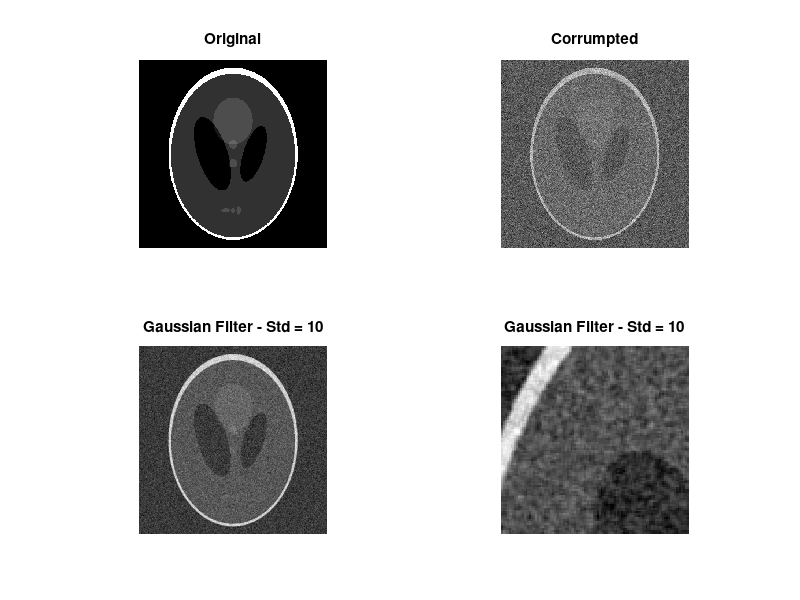
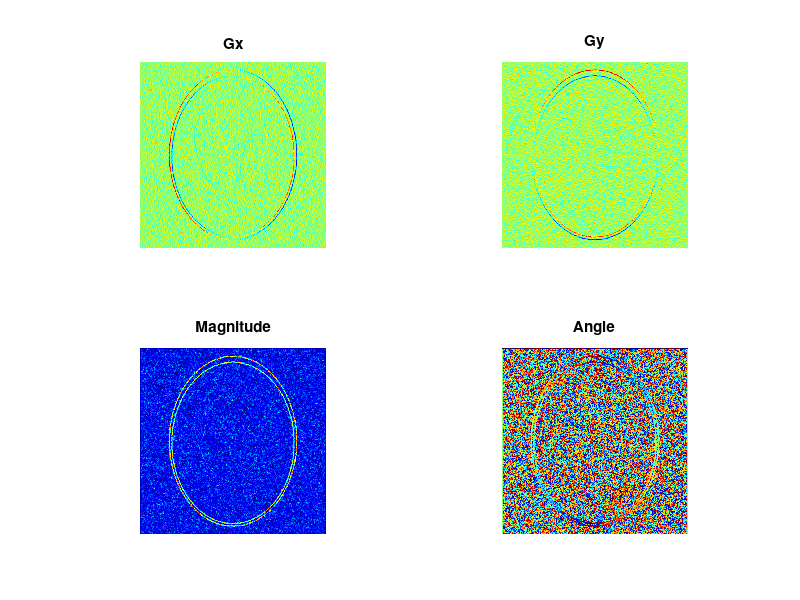
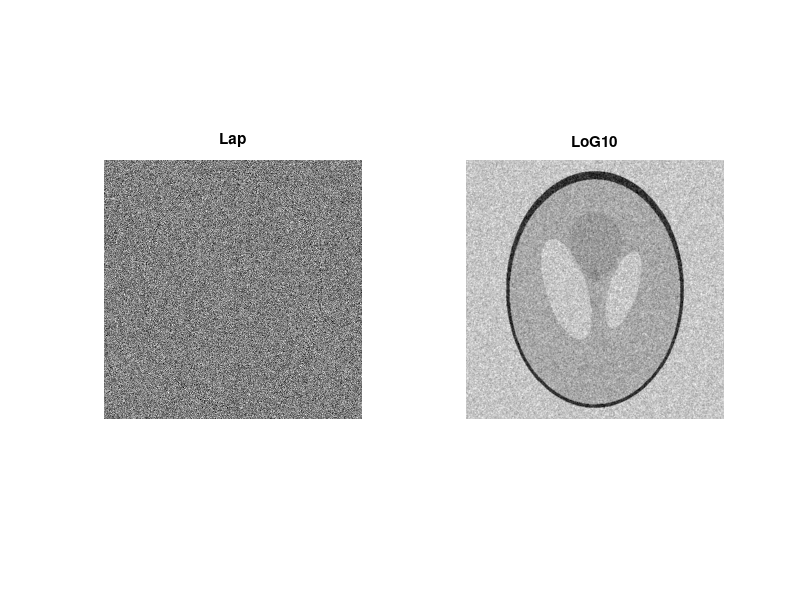

Write the MATLAB code that produced these figures, in order.
%% Computer Aided Medical Procedures II - Ss2010
%% Filtering

%% Exercise 1: Basic filtering in the spatial domain

clear all; close all; 

%%-----------------------------------------------------------------------%%
%% A. Create the shape logan phantom 512x512 
sx = 512; sy = 512; % Size of the image
SL = phantom('Modified Shepp-Logan',512);
%% And add some normal noise, with standard deviation of 0.25 and 0 mean (randn)
SLn = SL + 0.25 .* randn(sx,sy);

%%-----------------------------------------------------------------------%%
%% B. Smoothing
%% B.1. Create the average filter M_a of size 2*N+1, with N ranging from 1 to 5
%% And define the bordering conditions set to 'mirror';
%% Apply the filter to the noisy version of the image using convn
%% And compare the output SLn_f to the original image
disp('1.1 Average Smoothing')
figure(1); subplot(2,2,1); imagesc(SL); axis image; ...
    colormap gray; axis off; title('Original')
figure(1); subplot(2,2,2); imagesc(SLn); axis image; ...
    colormap gray; axis off; title('Corrumpted')
for N = 1:5
    M_a     =     ones(2*N+1) ./ (2*N+1)^2;     %% Average Mask
    SLn_a   =     convn(SLn,M_a);     %% Filtered SLn
    % M_a = fspecial(3);
    % SLn_a = imfilter(SLn,M_a);
    figure(1); 
    subplot(2,2,3); imagesc(SLn_a); axis image; ...
        colormap gray; axis off; title(['Average Filter - N = ' num2str(N)]);
    subplot(2,2,4); imagesc(SLn_a(101:200,101:200)); axis image; ...
        colormap gray; axis off; title(['Average Filter - N = ' num2str(N)]);
    pause(0.5)
end
input('Continue?')

%% B.2 Repeat the operation with Gaussian filters of standard deviation
%% ranging from 1 to 10 with a step of 1;
disp('1.2 Gaussian Smoothing')
for sigma = 1:10
    M_g     =   fspecial('gaussian',3,sigma);    %% Gaussian Mask
    SLn_g   =   imfilter(SLn,M_g);    %% Filtered SLn
    figure(1); subplot(2,2,3); imagesc(SLn_g); axis image; colormap gray; ...
        axis off; title(['Gaussian Filter - Std = ' num2str(sigma)])
    figure(1); subplot(2,2,4); imagesc(SLn_g(101:200,101:200)); axis image; ...
        colormap gray; axis off; title(['Gaussian Filter - Std = ' num2str(sigma)])
    pause(0.5);
end
input('Continue?')

%%-----------------------------------------------------------------------%%
%% C. Edge
%% - Create the filters M_x and M_y corresponding to the two first order 
%% spatial derivatives
%% - Apply them to SLn to obtain G_x and G_y, to compute the gradient magnitude
%%   and the angle
%% - Repeat for SLn_g (sigma = 1:10)
%% - Comment
disp('2.1 Gradient Filter')
M_x =      [ 0 0 0; 0.5 0 -0.5; 0 0 0];         %% Mask gradient x direction
M_y =      [ 0 0.5 0; 0 0 0; 0 -0.5 0];         %% Mask gradient y direction
for sigma = 0:10
    if sigma>0
        M_g =   fspecial('gaussian',3,sigma);    %% Gaussian Mask
        SLn_g =  imfilter(SLn,M_g);   %% Filtered SLn
    else
        SLn_g=SLn;  %% No Filter
    end
    G_x =    convn(SLn_g,M_x);       %% Gradient in x direction
    G_y =    convn(SLn_g,M_y);      %% Gradient in y direction
    Mag =    sqrt(G_x .* G_x + G_y .* G_y);       %% Gradient Magnitude
    Angle =    atan(G_y ./ G_x);     %% Gradient Angle
    figure(2);
    subplot(2,2,1); imagesc(G_x); axis image; colormap gray; axis off; title('Gx')
    subplot(2,2,2); imagesc(G_y); axis image; colormap gray; axis off; title('Gy')
    subplot(2,2,3); imagesc(Mag); axis image; colormap jet; axis off; title('Magnitude')
    subplot(2,2,4); imagesc(Angle); axis image; colormap jet; axis off; title('Angle')
    pause(0.5)
end
input('Continue?')

%% - Create the Laplacian filter M_lap
%% - Apply it to SLn
%% - Apply the LoG operator with standard deviation ranging from 0 
%% to 10 with a step of 1 (fspecial);Display the result LOG in the
%% subplot(1,2,2) of figure(3);
M_lap =      fspecial('laplacian');       %% Laplacian Maks
Lap =       imfilter(SLn,M_lap);        %% Filter SLn
figure(3); subplot(1,2,1); imagesc(Lap); axis image; colormap gray; axis off; title('Lap')
for k = 1:10
    M_log =    fspecial('log',3,k);     %% Log Mask 
    LoG =     imfilter(SLn,M_log);      %% Filter SLn
    figure(3); subplot(1,2,2); imagesc(LoG); axis image; colormap gray; axis off; title(['LoG' num2str(k)])
    pause(0.5);
end
disp('End Exercise 1')
pause
close all
